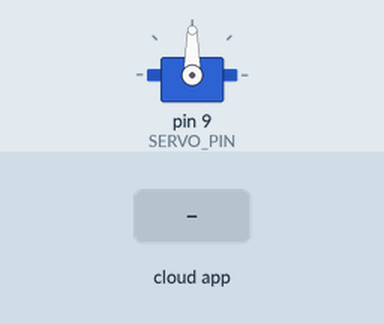
A sketch run on a simulated Arduino Uno, built for the host (arithmetic inside an expression is 32-bit, double 64-bit). Shown: servo. The test bench sets the inputs (shaded band). WiFi joins after 1.5 s; servers stay silent unless stated; the ROS host is connected and sends only what is stated.

Above: at 2.2 s.
2.3 s: the phone or cloud app sets angle to 0
Timing chart, 0 to 5.3 s (numbered marks = the images above; inputs shaded):
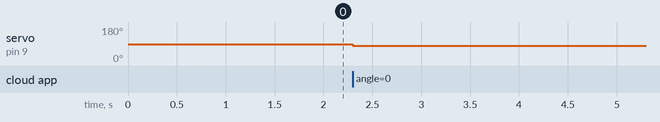

Measured:
- after the input at 2.3 s, servo on pin 9 (SERVO_PIN): 90° → 80° at once

The sketch:

robot_arm_left_shoulder_servo.ino
```cpp
#include <SPI.h>
#include <Ethernet.h>

#include <Servo.h>

#define ROSSERIAL_ARDUINO_TCP

#include <ros.h>
#include <std_msgs/UInt8.h>

/****************************************/
/*************** CONFIG *****************/
/****************************************/

#define SERVO_PIN 9
#define SERVO_ANGLE_MAX 120
#define SERVO_ANGLE_MIN 80

#define TOPIC_NAME "/robot/arm/left/shoulder/servo/angle"

// TCP/IP settings
IPAddress ip(10, 42, 0, 2);
uint16_t serverPort = 11411;
byte mac[] = { 0xFF, 0xFF, 0xFF, 0xFF, 0xFA, 0xFF };

/****************************************/
/***************** END ******************/
/****************************************/


/************* DO NOT TOUCH *************/

ros::NodeHandle  nh;

Servo servo_;
uint8_t angle_;

// Server settings
IPAddress server(10, 42, 0, 232);

void onServoMsg( const std_msgs::UInt8& msg){
  angle_ = msg.data;

  if( angle_ > SERVO_ANGLE_MAX ) angle_ = SERVO_ANGLE_MAX;
  if( angle_ < SERVO_ANGLE_MIN ) angle_ = SERVO_ANGLE_MIN;

  servo_.write(angle_);
}

ros::Subscriber<std_msgs::UInt8> sub(TOPIC_NAME, &onServoMsg );

void setup()
{
  Ethernet.begin(mac, ip);
  delay(1000);

  servo_.attach(SERVO_PIN);

  nh.getHardware()->setConnection(server, serverPort);
  nh.initNode();

  nh.subscribe(sub);
}

void loop()
{
  nh.spinOnce();
  delay(1);
}
```
